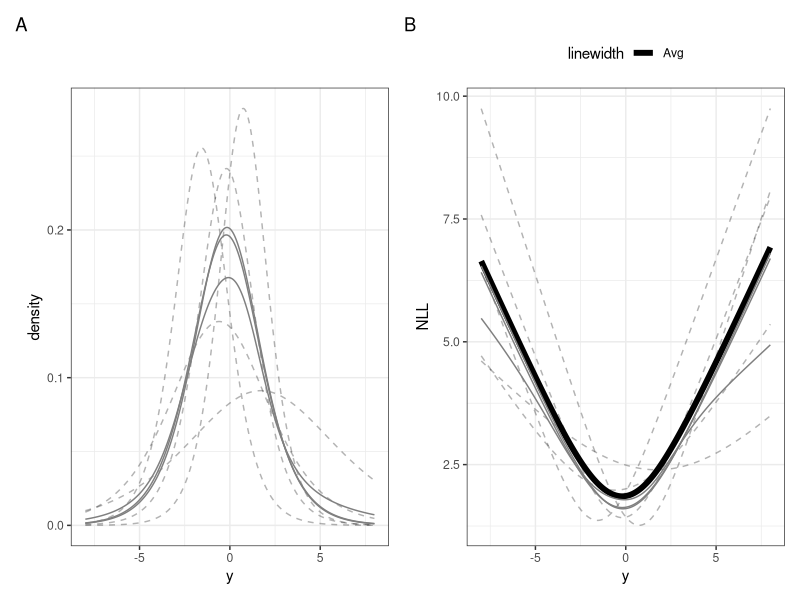
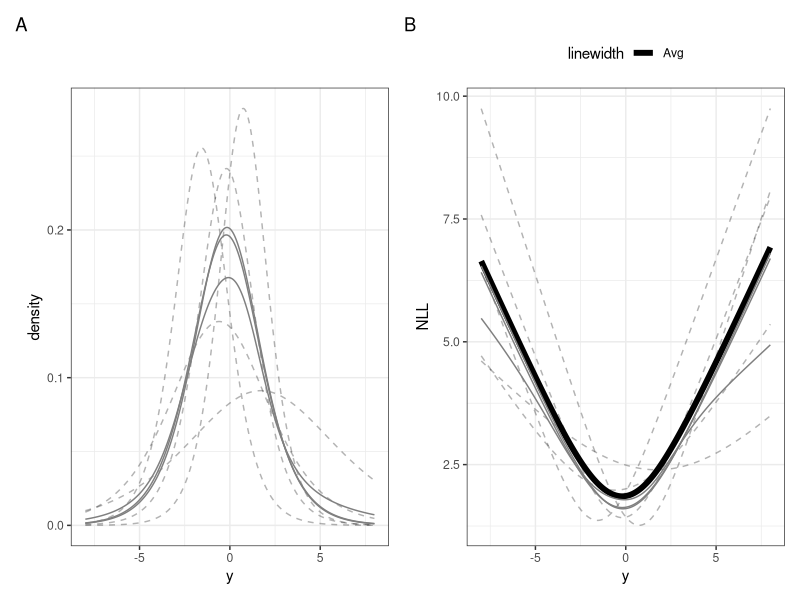

Write the R code that produced these figures, in order.
# Produce Figure 3
# Lucas Kook
# Feb 2022

set.seed(1)

# Dependencies ------------------------------------------------------------

library(tidyverse)
library(patchwork)
theme_set(theme_bw() + theme(legend.position = "top"))

# FUNs --------------------------------------------------------------------

h <- function(y, theta) y %*% theta
pZ <- function(z) plogis(z)
dZ <- function(z) dlogis(z)
hp <- function(dy, theta) dy %*% theta
cols <- colorspace::qualitative_hcl(n = 3, l = 40)
names(cols) <- c("LIN-Ens", "LOG-Ens", "TRF-Ens")

# Data --------------------------------------------------------------------

res <- 1e3
ys <- seq(-8, 8, length.out = res)

thetas <- matrix(rnorm(2 * 5), ncol = 2)
thetas[, 2] <- log(1 + exp(thetas[, 2]))

y <- cbind(1, ys)
dy <- cbind(0, rep(1, length(ys)))

probs <- pZ(h(y, t(thetas)))
dens <- dZ(h(y, t(thetas))) * hp(dy, t(thetas))

# Linear ensemble
pcensemble <- apply(probs, 1, mean)
censemble <- apply(dens, 1, mean)

# Transformation ensemble
mth <- apply(thetas, 2, mean)
iensemble <- c(dZ(h(y, mth)) * hp(dy, mth))
piensemble <- c(pZ(h(y, mth)))

# Mean NLL
mNLL <- exp(rowMeans(log(dens)))

# log-linear ensemble
lensemble <- mNLL / sum(mNLL * diff(ys)[1])
plensemble <- cumsum(mNLL) / max(cumsum(mNLL))

edat <- data.frame(
  y = ys,
  LIN = censemble,
  TRF = iensemble,
  LOG = lensemble,
  Avg = mNLL
) %>%
  gather("method", "value", LIN, TRF, LOG)

adat <- data.frame(y = ys, value = mNLL)

mdat <- data.frame(
  y = ys,
  dens = dens
) %>%
  gather("member", "value", dens.1:dens.5)

p1 <- ggplot(edat,
       aes(x = y, y = value, color = method, group = method)) +
  geom_line(aes(x = y, y = value, group = member), data = mdat,
            inherit.aes = FALSE, alpha = 0.3, linetype = 2) +
  geom_line() +
  labs(x = "y", y = "density", color = "Ensemble") +
  scale_color_manual(values = cols)

p2 <- ggplot(edat, aes(x = y, y = -log(value), color = method, group = method)) +
  geom_line(aes(x = y, y = -log(value), group = member), data = mdat,
            inherit.aes = FALSE, alpha = 0.3, linetype = 2) +
  geom_line(aes(x = y, y = -log(value), lwd = "Avg"), data = adat,
            inherit.aes = FALSE, alpha = 1, linetype = 1) +
  geom_line(show.legend = FALSE) +
  labs(x = "y", y = "NLL", color = "Ensemble", size = "") +
  scale_size_manual(values = c("Avg" = 0.7)) +
  scale_color_manual(values = cols)

(p1 + labs(tag = "A")) + (p2 + labs(tag = "B"))
ggsave("figure3.pdf", height = 4, width = 9)
